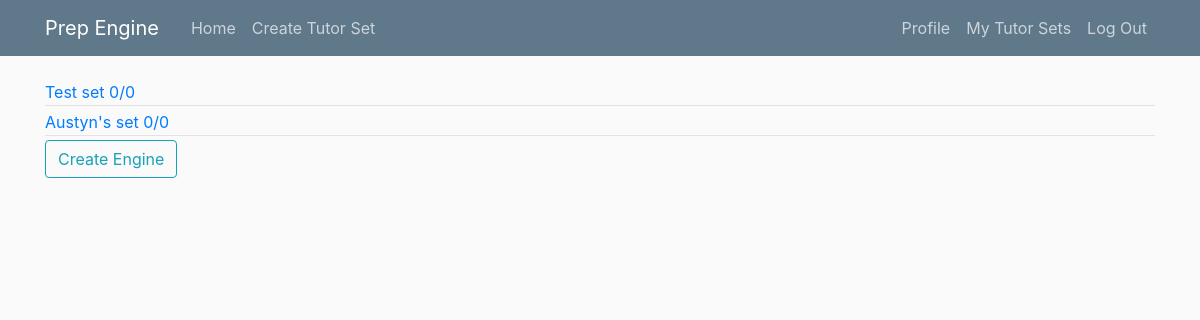
Screenshot of /userTutorSets/austyn (signed in) with the database file from the repository.
### tutor_sets/models.py (models this page shows, shortened)
class TutorSet(models.Model):
    title = models.CharField(max_length=100)
    score = models.PositiveIntegerField(default=0)
    totalQuestions = models.PositiveIntegerField(default=0)
    author = models.ForeignKey(User, on_delete=models.CASCADE)

### home/views.py (the view)
# urls.py: path('userTutorSets/<str:username>', UserTutorSetListView.as_view(), name='user-tutorsets'),
class UserTutorSetListView(ListView):
    model = TutorSet
    template_name = 'home/user_tutorsets.html'
    context_object_name = 'tutorSets'
    paginate_by = 5
    def get_queryset(self):
        user = get_object_or_404(User, username=self.kwargs.get('username'))
        return TutorSet.objects.filter(author=user)

### home/templates/home/user_tutorsets.html (shortened to what this page needs)
{% extends "home/base.html" %}
{% block content %}
    {% if user.is_authenticated %}
        {% for tutorSet in tutorSets %}
        <a href="{% url 'tutorSet-detail' tutorSet.pk %}">
            <div class="article-metadata">
                {{ tutorSet.title }}
                {{ tutorSet.score }}/{{ tutorSet.totalQuestions }}
            </div>
        </a>
        {% endfor %}
        <div>
            <a class="btn btn-outline-info" href="{% url 'tutorSet-create' %}">Create Engine</a>
        </div>
    {% endif %}
{% endblock %}

### home/static/home/main.css (style rules this page uses)
body { background: #fafafa; color: #333333; margin-top: 5rem; }
.article-metadata { padding-bottom: 1px; margin-bottom: 4px; border-bottom: 1px solid #e3e3e3 }

### rows the page displays
TutorSet: title "Test set", score "0", totalQuestions "0"
TutorSet: title "Austyn's set", score "0", totalQuestions "0"
